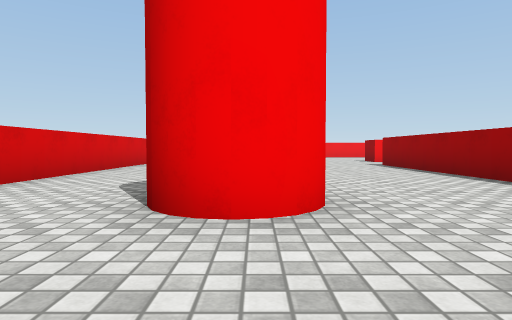
view 1 (above)

19 first-person views from a walk through a scene from a Unity 3-D project. The camera is 0.46 m above the floor, tilts 2° down and sees 75° across. The floor is counted in squares, 1 m on a side. Each view is taken from the middle of a square. On the plan, view 1 faces up. The plan holds only what a view shows up to about 9 squares ahead; the rest is blank. The place goes on beyond the plan. Surface patterns are stand-ins for the level's own textures.

view 2
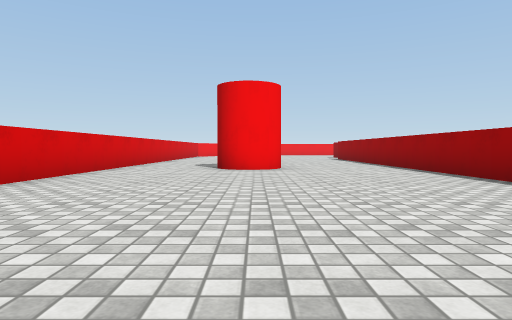

view 3
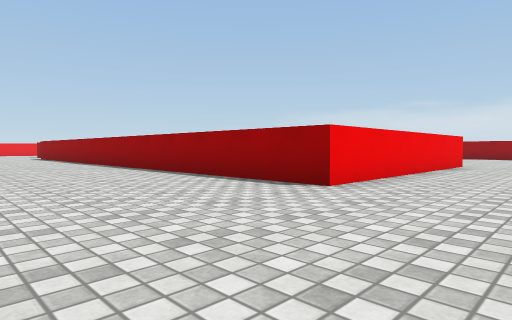

view 4
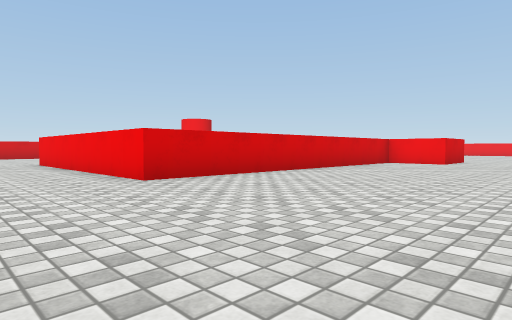

view 5
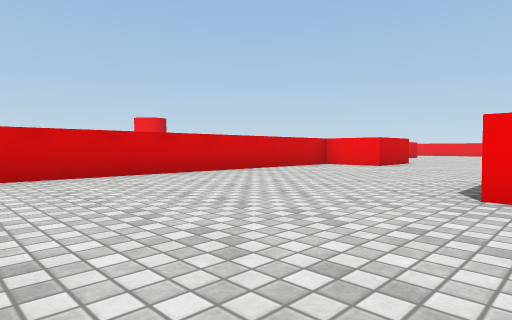

view 6
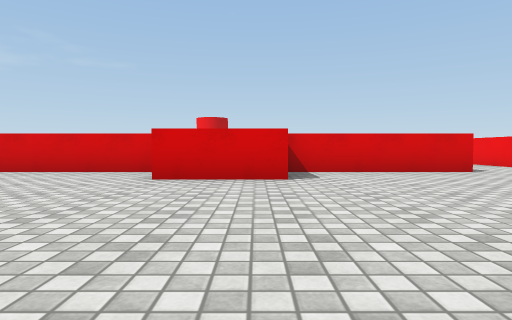

view 7
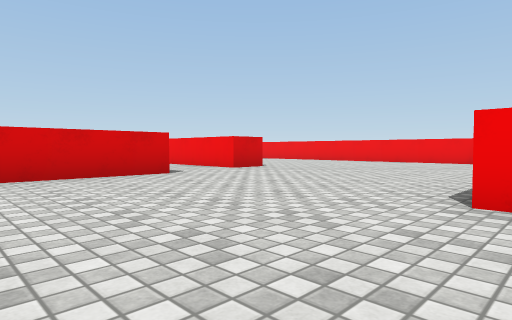

view 8
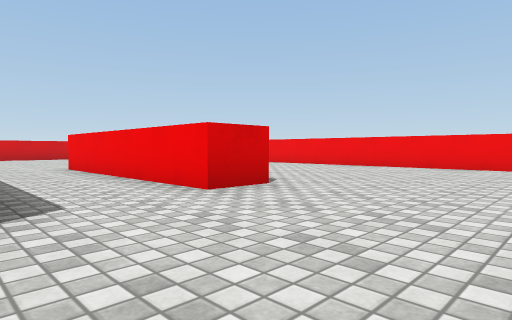

view 9
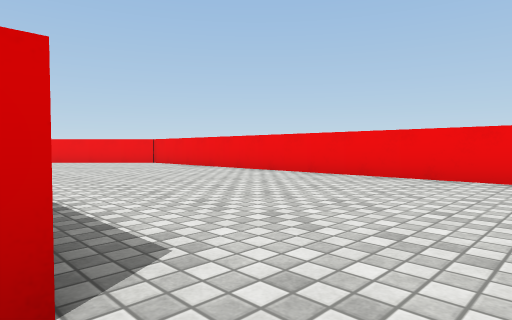

view 10
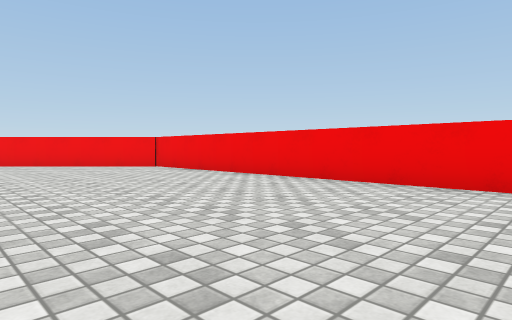

view 11
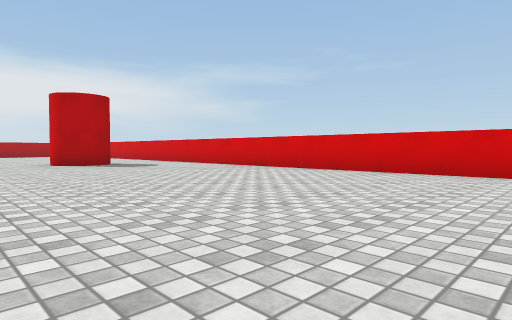

view 12
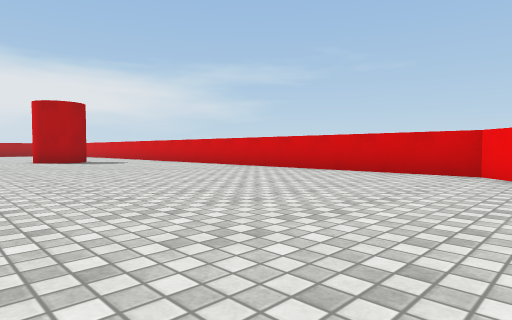

view 13
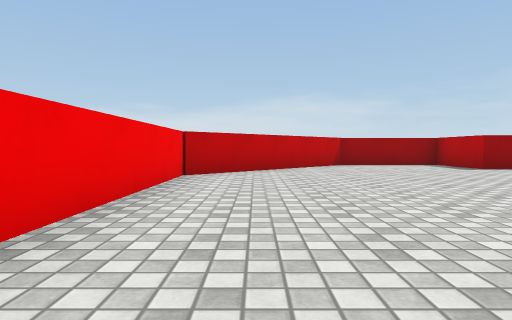

view 14
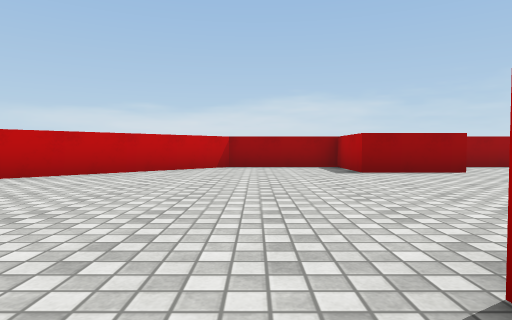

view 15
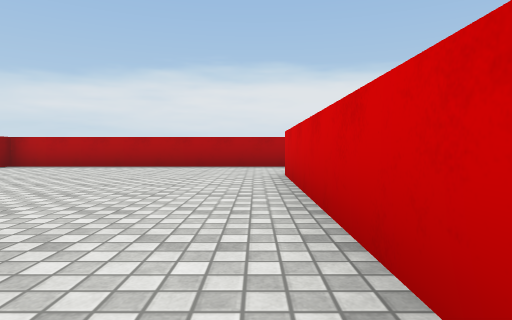

view 16
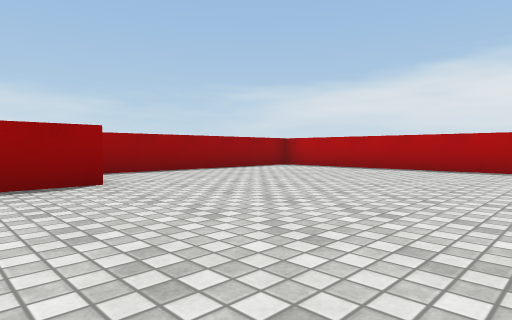

view 17
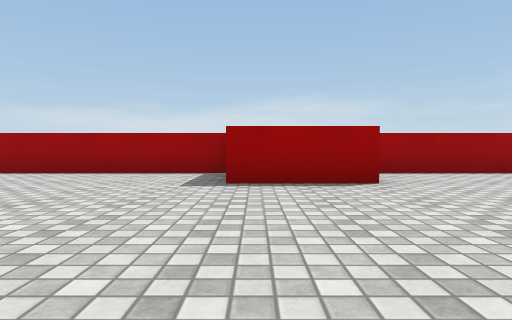

view 18
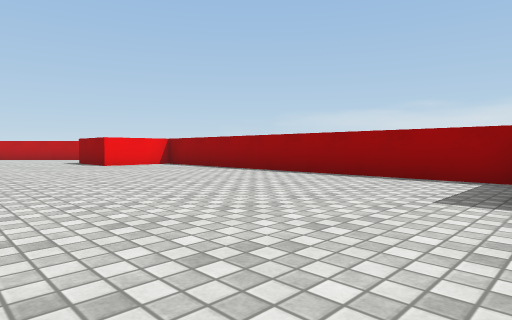

view 19
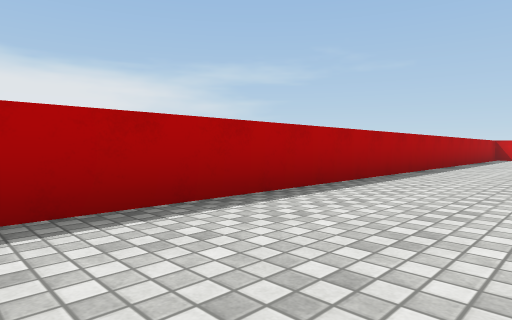

### Floor plan
Points are (right, up) in squares from view 1. A wall is a line through its corners. A room is listed if a view was taken in it or the views show most of it. See-through windows are left out.
Room 1 (views 1, 2, 3, 4, 5, 6, 7, 8, 9, 10, 11, 12, 13, 14, 15, 16, 17, 18, 19)
walls: (9.5, 3) (9.5, -4.8) (3.5, -4.8) (3.5, 9); (9.5, 9.2) (9.5, 5.6); (9, 12.2) (9, 11.2) (4, 11.2); (16.3, 0.5) (16.3, 7.9); (16.3, 10.9) (16.3, 13.6) (12.6, 17.3) (0.2, 17.3) (-3.3, 13.8) (-3.3, -0.9); (1.8, -7.5) (16.3, -7.5) (16.3, -2.2)
objects: other object (-1, 3) to (0, 3)

Where each view was taken, in squares from view 1:
view 1: 0 up, 0 right, facing up
view 2: 5 down, 0 right, facing up
view 3: 7 down, 0 right, facing up-right
view 4: 7 down, 14 right, facing up-left
view 5: 5 down, 15 right, facing up-left
view 6: 5 up, 16 right, facing left
view 7: 6 up, 15 right, facing up-left
view 8: 9 up, 12 right, facing up-left
view 9: 12 up, 10 right, facing up-left
view 10: 13 up, 8 right, facing up-left
view 11: 13 up, 3 right, facing down-left
view 12: 15 up, 3 right, facing down-left
view 13: 16 up, 7 right, facing right
view 14: 13 up, 8 right, facing right
view 15: 1 up, 10 right, facing down
view 16: 0 up, 10 right, facing down-right
view 17: 0 up, 10 right, facing right
view 18: 0 up, 11 right, facing up-right
view 19: 5 down, 12 right, facing down-left
